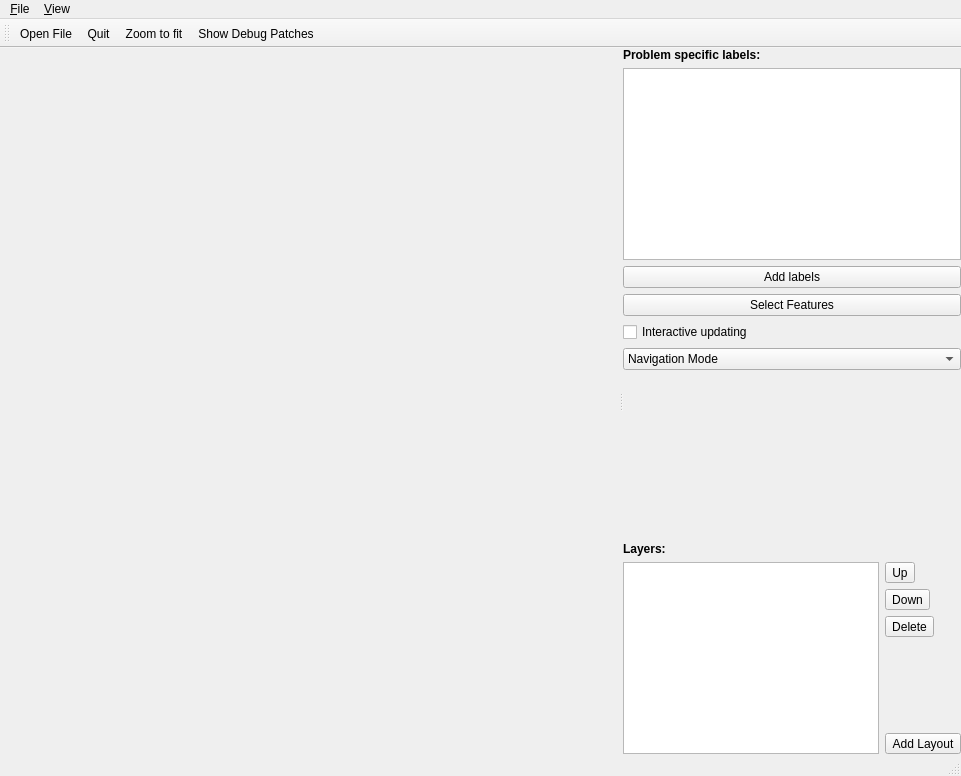
<?xml version="1.0" encoding="UTF-8"?>
<ui version="4.0">
 <class>ClassificationWorkflowWindow</class>
 <widget class="QMainWindow" name="ClassificationWorkflowWindow">
  <property name="geometry">
   <rect>
    <x>0</x>
    <y>0</y>
    <width>961</width>
    <height>776</height>
   </rect>
  </property>
  <property name="windowTitle">
   <string>Ilastik Classification Workflow</string>
  </property>
  <widget class="QWidget" name="centralwidget">
   <layout class="QVBoxLayout" name="verticalLayout_3">
    <property name="margin">
     <number>0</number>
    </property>
    <item>
     <widget class="QSplitter" name="splitter">
      <property name="orientation">
       <enum>Qt::Horizontal</enum>
      </property>
      <widget class="VolumeEditorWidget" name="volumeEditorWidget">
       <property name="sizePolicy">
        <sizepolicy hsizetype="Expanding" vsizetype="Expanding">
         <horstretch>99</horstretch>
         <verstretch>0</verstretch>
        </sizepolicy>
       </property>
      </widget>
      <widget class="QWidget" name="widget" native="true">
       <property name="sizePolicy">
        <sizepolicy hsizetype="Minimum" vsizetype="Minimum">
         <horstretch>0</horstretch>
         <verstretch>0</verstretch>
        </sizepolicy>
       </property>
       <layout class="QVBoxLayout" name="verticalLayout_2">
        <item>
         <widget class="QLabel" name="label">
          <property name="text">
           <string>&lt;b&gt;Problem specific labels:&lt;/b&gt;</string>
          </property>
         </widget>
        </item>
        <item>
         <widget class="LabelListView" name="labelListView">
          <property name="sizePolicy">
           <sizepolicy hsizetype="Minimum" vsizetype="Preferred">
            <horstretch>0</horstretch>
            <verstretch>0</verstretch>
           </sizepolicy>
          </property>
         </widget>
        </item>
        <item>
         <widget class="QPushButton" name="AddLabelButton">
          <property name="styleSheet">
           <string notr="true"/>
          </property>
          <property name="text">
           <string>Add labels</string>
          </property>
         </widget>
        </item>
        <item>
         <widget class="QPushButton" name="SelectFeaturesButton">
          <property name="sizePolicy">
           <sizepolicy hsizetype="Minimum" vsizetype="Fixed">
            <horstretch>0</horstretch>
            <verstretch>0</verstretch>
           </sizepolicy>
          </property>
          <property name="text">
           <string>Select Features</string>
          </property>
         </widget>
        </item>
        <item>
         <widget class="QCheckBox" name="checkInteractive">
          <property name="enabled">
           <bool>true</bool>
          </property>
          <property name="text">
           <string>Interactive updating</string>
          </property>
         </widget>
        </item>
        <item>
         <widget class="QComboBox" name="interactionComboBox">
          <property name="maxVisibleItems">
           <number>10</number>
          </property>
          <item>
           <property name="text">
            <string>Navigation Mode</string>
           </property>
          </item>
          <item>
           <property name="text">
            <string>Brushing Mode</string>
           </property>
          </item>
         </widget>
        </item>
        <item>
         <spacer name="verticalSpacer_2">
          <property name="orientation">
           <enum>Qt::Vertical</enum>
          </property>
          <property name="sizeHint" stdset="0">
           <size>
            <width>20</width>
            <height>10</height>
           </size>
          </property>
         </spacer>
        </item>
        <item>
         <widget class="QLabel" name="label_2">
          <property name="text">
           <string>&lt;b&gt;Layers:&lt;/b&gt;</string>
          </property>
         </widget>
        </item>
        <item>
         <widget class="QWidget" name="widget_2" native="true">
          <property name="sizePolicy">
           <sizepolicy hsizetype="Minimum" vsizetype="Preferred">
            <horstretch>0</horstretch>
            <verstretch>0</verstretch>
           </sizepolicy>
          </property>
          <layout class="QHBoxLayout" name="horizontalLayout">
           <property name="margin">
            <number>0</number>
           </property>
           <item>
            <widget class="LayerWidget" name="layerWidget">
             <property name="sizePolicy">
              <sizepolicy hsizetype="Expanding" vsizetype="Expanding">
               <horstretch>0</horstretch>
               <verstretch>0</verstretch>
              </sizepolicy>
             </property>
            </widget>
           </item>
           <item>
            <widget class="QWidget" name="widget_3" native="true">
             <layout class="QVBoxLayout" name="verticalLayout">
              <property name="margin">
               <number>0</number>
              </property>
              <item>
               <widget class="QToolButton" name="UpButton">
                <property name="toolTip">
                 <string>move layer up</string>
                </property>
                <property name="text">
                 <string>Up</string>
                </property>
                <property name="icon">
                 <iconset>
                  <normaloff>icons/go-up.png</normaloff>icons/go-up.png</iconset>
                </property>
               </widget>
              </item>
              <item>
               <widget class="QToolButton" name="DownButton">
                <property name="toolTip">
                 <string>move layer down</string>
                </property>
                <property name="text">
                 <string>Down</string>
                </property>
                <property name="icon">
                 <iconset>
                  <normaloff>icons/go-down.png</normaloff>icons/go-down.png</iconset>
                </property>
               </widget>
              </item>
              <item>
               <widget class="QToolButton" name="DeleteButton">
                <property name="toolTip">
                 <string>delete layer</string>
                </property>
                <property name="text">
                 <string>Delete</string>
                </property>
                <property name="icon">
                 <iconset>
                  <normaloff>icons/list-remove.png</normaloff>icons/list-remove.png</iconset>
                </property>
               </widget>
              </item>
              <item>
               <spacer name="verticalSpacer">
                <property name="orientation">
                 <enum>Qt::Vertical</enum>
                </property>
                <property name="sizeHint" stdset="0">
                 <size>
                  <width>20</width>
                  <height>40</height>
                 </size>
                </property>
               </spacer>
              </item>
              <item>
               <widget class="QToolButton" name="AddLayOutButton">
                <property name="toolTip">
                 <string>add new layer</string>
                </property>
                <property name="text">
                 <string>Add Layout</string>
                </property>
                <property name="icon">
                 <iconset>
                  <normaloff>icons/list-add.png</normaloff>icons/list-add.png</iconset>
                </property>
               </widget>
              </item>
             </layout>
            </widget>
           </item>
          </layout>
         </widget>
        </item>
       </layout>
      </widget>
     </widget>
    </item>
   </layout>
  </widget>
  <widget class="QMenuBar" name="menubar">
   <property name="geometry">
    <rect>
     <x>0</x>
     <y>0</y>
     <width>961</width>
     <height>25</height>
    </rect>
   </property>
   <widget class="QMenu" name="menuFile">
    <property name="title">
     <string>&amp;File</string>
    </property>
    <addaction name="actionOpenFile"/>
    <addaction name="actionOpenStack"/>
    <addaction name="actionSaveAs"/>
    <addaction name="actionQuit"/>
   </widget>
   <widget class="QMenu" name="menuView">
    <property name="title">
     <string>&amp;View</string>
    </property>
    <addaction name="actionFitToScreen"/>
    <addaction name="actionToggleAllHuds"/>
    <addaction name="actionCenterAllImages"/>
    <addaction name="actionShowDebugPatches"/>
    <addaction name="separator"/>
    <addaction name="actionOnly_for_current_view"/>
    <addaction name="actionFitImage"/>
    <addaction name="actionToggleSelectedHud"/>
    <addaction name="actionCenterImage"/>
    <addaction name="actionReset_zoom"/>
    <addaction name="actionRubberBandZoom"/>
   </widget>
   <addaction name="menuFile"/>
   <addaction name="menuView"/>
  </widget>
  <widget class="QStatusBar" name="statusbar"/>
  <widget class="QToolBar" name="toolBar">
   <property name="windowTitle">
    <string>toolBar</string>
   </property>
   <attribute name="toolBarArea">
    <enum>TopToolBarArea</enum>
   </attribute>
   <attribute name="toolBarBreak">
    <bool>false</bool>
   </attribute>
   <addaction name="actionOpenFile"/>
   <addaction name="actionQuit"/>
   <addaction name="actionFitToScreen"/>
   <addaction name="actionShowDebugPatches"/>
  </widget>
  <action name="actionOpenFile">
   <property name="icon">
    <iconset>
     <normaloff>icons/document-open.png</normaloff>icons/document-open.png</iconset>
   </property>
   <property name="text">
    <string>&amp;Open File</string>
   </property>
   <property name="iconVisibleInMenu">
    <bool>true</bool>
   </property>
  </action>
  <action name="actionFitToScreen">
   <property name="icon">
    <iconset>
     <normaloff>icons/view-fullscreen.png</normaloff>icons/view-fullscreen.png</iconset>
   </property>
   <property name="text">
    <string>&amp;Zoom to &amp;fit</string>
   </property>
   <property name="toolTip">
    <string>Fit all</string>
   </property>
   <property name="iconVisibleInMenu">
    <bool>true</bool>
   </property>
  </action>
  <action name="actionQuit">
   <property name="icon">
    <iconset>
     <normaloff>icons/process-stop.png</normaloff>icons/process-stop.png</iconset>
   </property>
   <property name="text">
    <string>&amp;Quit</string>
   </property>
   <property name="iconVisibleInMenu">
    <bool>true</bool>
   </property>
  </action>
  <action name="actionShowDebugPatches">
   <property name="checkable">
    <bool>true</bool>
   </property>
   <property name="text">
    <string>&amp;Show Debug Patches</string>
   </property>
   <property name="shortcut">
    <string>Ctrl+D</string>
   </property>
   <property name="iconVisibleInMenu">
    <bool>false</bool>
   </property>
  </action>
  <action name="actionToggleAllHuds">
   <property name="text">
    <string>Toggle huds</string>
   </property>
   <property name="toolTip">
    <string>Hide or show all huds</string>
   </property>
  </action>
  <action name="actionOnly_for_current_view">
   <property name="enabled">
    <bool>true</bool>
   </property>
   <property name="text">
    <string>Only for selected view</string>
   </property>
   <property name="font">
    <font>
     <weight>75</weight>
     <italic>true</italic>
     <bold>true</bold>
    </font>
   </property>
   <property name="iconVisibleInMenu">
    <bool>true</bool>
   </property>
  </action>
  <action name="actionFor_all_axis">
   <property name="enabled">
    <bool>false</bool>
   </property>
   <property name="text">
    <string>For all axis</string>
   </property>
   <property name="font">
    <font>
     <weight>75</weight>
     <italic>true</italic>
     <bold>true</bold>
     <strikeout>false</strikeout>
    </font>
   </property>
   <property name="menuRole">
    <enum>QAction::TextHeuristicRole</enum>
   </property>
  </action>
  <action name="actionToggleSelectedHud">
   <property name="text">
    <string>Toggle hud</string>
   </property>
   <property name="toolTip">
    <string>toggle selected hud</string>
   </property>
   <property name="shortcut">
    <string>H</string>
   </property>
   <property name="shortcutContext">
    <enum>Qt::WidgetShortcut</enum>
   </property>
  </action>
  <action name="actionCenterAllImages">
   <property name="text">
    <string>Center Images</string>
   </property>
  </action>
  <action name="actionCenterImage">
   <property name="text">
    <string>Center Image</string>
   </property>
   <property name="shortcut">
    <string>C</string>
   </property>
   <property name="shortcutContext">
    <enum>Qt::WidgetShortcut</enum>
   </property>
  </action>
  <action name="actionFitImage">
   <property name="text">
    <string>Fit image</string>
   </property>
   <property name="toolTip">
    <string>fit image into view</string>
   </property>
   <property name="shortcut">
    <string>F</string>
   </property>
   <property name="shortcutContext">
    <enum>Qt::ApplicationShortcut</enum>
   </property>
  </action>
  <action name="actionReset_zoom">
   <property name="text">
    <string>Reset zoom</string>
   </property>
   <property name="toolTip">
    <string>reset zoom</string>
   </property>
   <property name="shortcut">
    <string>W</string>
   </property>
  </action>
  <action name="actionRubberBandZoom">
   <property name="text">
    <string>Rubber band zoom</string>
   </property>
   <property name="toolTip">
    <string>Zoom selected area</string>
   </property>
   <property name="shortcut">
    <string>R</string>
   </property>
  </action>
  <action name="actionOpenStack">
   <property name="icon">
    <iconset>
     <normaloff>icons/document-open.png</normaloff>icons/document-open.png</iconset>
   </property>
   <property name="text">
    <string>Open &amp;Stack</string>
   </property>
  </action>
  <action name="actionSaveAs">
   <property name="text">
    <string>Save as</string>
   </property>
  </action>
 </widget>
 <customwidgets>
  <customwidget>
   <class>LayerWidget</class>
   <extends>QListView</extends>
   <header>volumina.widgets.layerwidget</header>
  </customwidget>
  <customwidget>
   <class>VolumeEditorWidget</class>
   <extends>QWidget</extends>
   <header>volumina.volumeEditorWidget</header>
  </customwidget>
  <customwidget>
   <class>LabelListView</class>
   <extends>QTableView</extends>
   <header>igms.labelListView</header>
  </customwidget>
 </customwidgets>
 <resources/>
 <connections/>
</ui>
